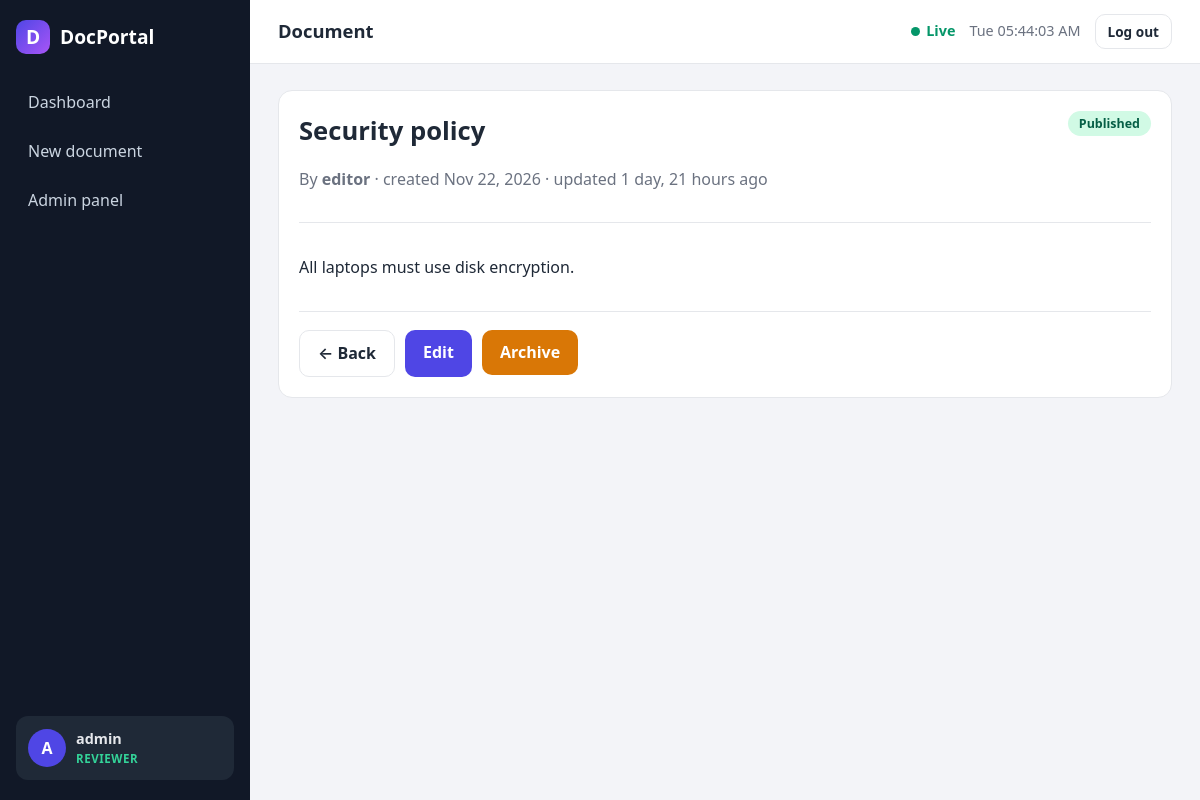
The app's page /2/ (signed in) with its own data.
### accounts/models.py (models this page shows, shortened)
class User(AbstractBaseUser, PermissionsMixin):
    class Role(models.TextChoices):
        EDITOR = "editor", "Editor"
        REVIEWER = "reviewer", "Reviewer"
        VIEWER = "viewer", "Viewer"
    email = models.EmailField(unique=True)
    username = models.CharField(max_length=150, unique=True)
    role = models.CharField(max_length=10, choices=Role.choices, default=Role.VIEWER)
    is_active = models.BooleanField(default=True)
    is_staff = models.BooleanField(default=False)
    date_joined = models.DateTimeField(default=timezone.now)
    failed_login_attempts = models.PositiveSmallIntegerField(default=0)
    is_locked = models.BooleanField(default=False)
    objects = UserManager()
    USERNAME_FIELD = "email"          # users log in with their email
    REQUIRED_FIELDS = ["username"]    # asked by createsuperuser

### documents/models.py (models this page shows, shortened)
class Document(models.Model):
    class Status(models.TextChoices):
        DRAFT = "draft", "Draft"
        PUBLISHED = "published", "Published"
        ARCHIVED = "archived", "Archived"
    title = models.CharField(max_length=200)
    content = models.TextField(blank=True)
    owner = models.ForeignKey(settings.AUTH_USER_MODEL, on_delete=models.CASCADE, related_name="documents")
    status = models.CharField(max_length=10, choices=Status.choices, default=Status.DRAFT)
    created_at = models.DateTimeField(auto_now_add=True)
    updated_at = models.DateTimeField(auto_now=True)
    class Meta:
        ordering = ["-updated_at"]
        permissions = [
            ("publish_document", "Can publish document"),
            ("archive_document", "Can archive document"),
        ]

### documents/views.py (the view)
# urls.py: path("<int:pk>/", views.DocumentDetailView.as_view(), name="detail"),
class DocumentDetailView(PermissionRequiredMixin, DetailView):
    permission_required = "documents.view_document"
    queryset = Document.objects.select_related("owner")
    template_name = "documents/document_detail.html"
    context_object_name = "document"

### documents/templatetags/doc_perms.py (called while the page is built)
@register.filter
def can_edit(user, document):
    return user.has_perm("documents.change_document", document)

### documents/templates/documents/document_detail.html (shortened to what this page needs)
{% extends "app_base.html" %}
{% load doc_perms %}
{% block heading %}Document{% endblock %}
{% block content %}
<article class="panel doc">
  <div class="doc-head">
    <div>
      <h1>{{ document.title }}</h1>
      <p class="muted">By <strong>{{ document.owner.username }}</strong> &middot; created {{ document.created_at|date:"M d, Y" }} &middot; updated {{ document.updated_at|timesince }} ago</p>
    </div>
    <span class="pill {{ document.status }}">{{ document.get_status_display }}</span>
  </div>
  <div class="doc-body">{{ document.content|linebreaks|default:"<p class='muted'>This document is empty.</p>" }}</div>
  <div class="doc-actions">
    <a class="btn ghost" href="{% url 'documents:list' %}">&larr; Back</a>
    {% if perms.documents.change_document and user|can_edit:document %}
      <a class="btn" href="{% url 'documents:edit' document.pk %}">Edit</a>
    {% endif %}
    {% if perms.documents.archive_document and document.status != 'archived' %}
      <form method="post" action="{% url 'documents:archive' document.pk %}">{% csrf_token %}<button class="btn warn">Archive</button></form>
    {% endif %}
  </div>
</article>
{% endblock %}

### templates/app_base.html (shortened to what this page needs)
{% extends "base.html" %}
{% block body %}
<div class="app">
  <aside class="sidebar" id="sidebar">
    <a class="brand" href="{% url 'documents:list' %}"><span class="logo">D</span> DocPortal</a>
    <nav class="nav">
      <a href="{% url 'documents:list' %}">Dashboard</a>
      {% if perms.documents.add_document %}<a href="{% url 'documents:create' %}">New document</a>{% endif %}
      {% if user.is_staff %}<a href="{% url 'admin:index' %}">Admin panel</a>{% endif %}
    </nav>
    {% if user.is_authenticated %}
    <div class="user-card">
      <div class="avatar">{{ user.username|slice:":1"|upper }}</div>
      <div class="user-meta"><strong>{{ user.username }}</strong><span class="role {{ user.role }}">{{ user.get_role_display }}</span></div>
    </div>
    {% endif %}
  </aside>
  <div class="main">
    <header class="topbar">
      <h2>{% block heading %}{% endblock %}</h2>
      <div class="topbar-right">
        <span class="live"><i class="dot"></i> Live</span>
        <time id="clock"></time>
        {% if user.is_authenticated %}
        <form method="post" action="{% url 'logout' %}">{% csrf_token %}<button class="btn sm ghost">Log out</button></form>
        {% endif %}
      </div>
    </header>
    <main class="content">{% block content %}{% endblock %}</main>
  </div>
</div>
{% endblock %}

### static/css/app.css (style rules this page uses)
:root { --brand: #4f46e5; --brand-dark: #3730a3; --ink: #1f2937; --muted: #6b7280; --bg: #f3f4f8; --card: #fff; --line: #e5e7eb; --side: #111827; --radius: 14px; --green: #059669; --amber: #d97706; --gray: #6b7280; --red: #dc2626 }
* { box-sizing: border-box }
body { margin: 0; font-family: system-ui, -apple-system, "Segoe UI", Roboto, sans-serif; background: var(--bg); color: var(--ink); line-height: 1.55 }
a { color: var(--brand); text-decoration: none }
h1 { margin: 0 0 6px; font-size: 1.6rem }
h2 { margin: 0; font-size: 1.15rem }
.muted { color: var(--muted) }
.app { display: flex; min-height: 100vh }
.sidebar { width: 250px; background: var(--side); color: #e5e7eb; display: flex; flex-direction: column; padding: 20px 16px; position: sticky; top: 0; height: 100vh; flex-shrink: 0; transition: transform .25s }
.brand { display: flex; align-items: center; gap: 10px; color: #fff; font-weight: 800; font-size: 1.2rem; margin-bottom: 26px }
.logo { display: grid; place-items: center; width: 34px; height: 34px; border-radius: 10px; background: linear-gradient(135deg, var(--brand), #a855f7); color: #fff }
.nav { display: flex; flex-direction: column; gap: 4px; flex: 1 }
.nav a { color: #cbd5e1; padding: 10px 12px; border-radius: 10px; font-weight: 500 }
.user-card { display: flex; align-items: center; gap: 10px; padding: 12px; border-radius: 12px; background: #1f2937 }
.avatar { width: 38px; height: 38px; border-radius: 50%; display: grid; place-items: center; background: var(--brand); color: #fff; font-weight: 700 }
.user-meta { display: flex; flex-direction: column; font-size: .9rem }
.role { font-size: .72rem; font-weight: 700; text-transform: uppercase; letter-spacing: .05em }
.role.reviewer { color: #34d399 }
.main { flex: 1; min-width: 0; display: flex; flex-direction: column }
.topbar { display: flex; align-items: center; gap: 14px; padding: 14px 28px; background: #fff; border-bottom: 1px solid var(--line); position: sticky; top: 0; z-index: 5 }
.topbar-right { margin-left: auto; display: flex; align-items: center; gap: 14px; color: var(--muted); font-size: .9rem }
.topbar-right form { margin: 0 }
.live { display: inline-flex; align-items: center; gap: 6px; font-weight: 600; color: var(--green) }
.dot { width: 9px; height: 9px; border-radius: 50%; background: var(--green); display: inline-block; animation: pulse 1.6s infinite }
.content { padding: 26px 28px 60px; max-width: 1200px; width: 100% }
.btn { display: inline-block; background: var(--brand); color: #fff; border: 0; padding: 10px 18px; border-radius: 10px; font: inherit; font-weight: 600; cursor: pointer; transition: .15s; text-align: center }
.btn.sm { padding: 6px 12px; font-size: .85rem }
.btn.ghost { background: #fff; color: var(--ink); border: 1px solid var(--line) }
.btn.warn { background: var(--amber) }
.panel { background: var(--card); border: 1px solid var(--line); border-radius: var(--radius); padding: 20px }
.pill { display: inline-block; padding: 3px 11px; border-radius: 999px; font-size: .78rem; font-weight: 700 }
.pill.published { background: #d1fae5; color: #065f46 }
.doc-head { display: flex; justify-content: space-between; gap: 16px; align-items: flex-start; margin-bottom: 14px }
.doc-body { padding: 16px 0; border-top: 1px solid var(--line); border-bottom: 1px solid var(--line); margin-bottom: 18px }
.doc-actions { display: flex; gap: 10px; flex-wrap: wrap }
.doc-actions form { margin: 0 }

### records on screen
User: username "A", username "admin", role "REVIEWER"
Document: title "Security policy", owner.username "editor", created_at "Nov 22, 2026", updated_at "1 day, 21 hours", status "Published", content "All laptops must use disk encryption."
